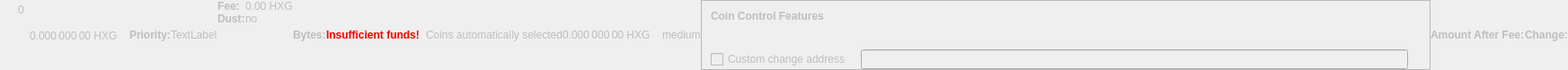
    <widget class="QWidget" name="dummyHideWidget" native="true">
     <property name="enabled">
      <bool>false</bool>
     </property>
     <property name="maximumSize">
      <size>
       <width>100</width>
       <height>22</height>
      </size>
     </property>
     <layout class="QHBoxLayout" name="dummyHideLayout">
      <property name="spacing">
       <number>0</number>
      </property>
      <property name="margin">
       <number>0</number>
      </property>
      <item>
       <layout class="QFormLayout" name="formLayoutCoinControl1">
        <property name="horizontalSpacing">
         <number>10</number>
        </property>
        <property name="verticalSpacing">
         <number>14</number>
        </property>
        <property name="leftMargin">
         <number>10</number>
        </property>
        <property name="topMargin">
         <number>4</number>
        </property>
        <property name="rightMargin">
         <number>6</number>
        </property>
        <item row="0" column="1">
         <widget class="QLabel" name="labelCoinControlBytes">
          <property name="cursor">
           <cursorShape>IBeamCursor</cursorShape>
          </property>
          <property name="contextMenuPolicy">
           <enum>Qt::ActionsContextMenu</enum>
          </property>
          <property name="text">
           <string notr="true">0</string>
          </property>
          <property name="textInteractionFlags">
           <set>Qt::LinksAccessibleByMouse|Qt::TextSelectableByKeyboard|Qt::TextSelectableByMouse</set>
          </property>
         </widget>
        </item>
       </layout>
      </item>
      <item>
       <widget class="QLabel" name="labelCoinControlAfterFee">
        <property name="enabled">
         <bool>false</bool>
        </property>
        <property name="sizePolicy">
         <sizepolicy hsizetype="Fixed" vsizetype="Fixed">
          <horstretch>0</horstretch>
          <verstretch>0</verstretch>
         </sizepolicy>
        </property>
        <property name="minimumSize">
         <size>
          <width>111</width>
          <height>12</height>
         </size>
        </property>
        <property name="maximumSize">
         <size>
          <width>111</width>
          <height>12</height>
         </size>
        </property>
        <property name="cursor">
         <cursorShape>IBeamCursor</cursorShape>
        </property>
        <property name="contextMenuPolicy">
         <enum>Qt::ActionsContextMenu</enum>
        </property>
        <property name="text">
         <string notr="true">0.000 000 00 HXG</string>
        </property>
        <property name="textInteractionFlags">
         <set>Qt::LinksAccessibleByMouse|Qt::TextSelectableByKeyboard|Qt::TextSelectableByMouse</set>
        </property>
       </widget>
      </item>
      <item>
       <widget class="QLabel" name="labelCoinControlPriorityText">
        <property name="enabled">
         <bool>false</bool>
        </property>
        <property name="font">
         <font>
          <weight>75</weight>
          <bold>true</bold>
         </font>
        </property>
        <property name="text">
         <string>Priority:</string>
        </property>
       </widget>
      </item>
      <item>
       <layout class="QHBoxLayout" name="horizontalLayout">
        <item>
         <widget class="QLabel" name="WarningLabel">
          <property name="text">
           <string>TextLabel</string>
          </property>
         </widget>
        </item>
       </layout>
      </item>
      <item>
       <layout class="QFormLayout" name="formLayoutCoinControl3">
        <property name="horizontalSpacing">
         <number>0</number>
        </property>
        <property name="verticalSpacing">
         <number>0</number>
        </property>
        <property name="leftMargin">
         <number>0</number>
        </property>
        <property name="topMargin">
         <number>0</number>
        </property>
        <property name="rightMargin">
         <number>0</number>
        </property>
        <item row="0" column="0">
         <widget class="QLabel" name="labelCoinControlFeeText">
          <property name="enabled">
           <bool>false</bool>
          </property>
          <property name="font">
           <font>
            <weight>75</weight>
            <bold>true</bold>
           </font>
          </property>
          <property name="text">
           <string>Fee:</string>
          </property>
          <property name="margin">
           <number>0</number>
          </property>
         </widget>
        </item>
        <item row="0" column="1">
         <widget class="QLabel" name="labelCoinControlFee">
          <property name="enabled">
           <bool>false</bool>
          </property>
          <property name="cursor">
           <cursorShape>IBeamCursor</cursorShape>
          </property>
          <property name="contextMenuPolicy">
           <enum>Qt::ActionsContextMenu</enum>
          </property>
          <property name="text">
           <string notr="true">0.00 HXG</string>
          </property>
          <property name="textInteractionFlags">
           <set>Qt::LinksAccessibleByMouse|Qt::TextSelectableByKeyboard|Qt::TextSelectableByMouse</set>
          </property>
         </widget>
        </item>
        <item row="1" column="0">
         <widget class="QLabel" name="labelCoinControlLowOutputText">
          <property name="enabled">
           <bool>false</bool>
          </property>
          <property name="font">
           <font>
            <weight>75</weight>
            <bold>true</bold>
           </font>
          </property>
          <property name="text">
           <string>Dust:</string>
          </property>
         </widget>
        </item>
        <item row="1" column="1">
         <widget class="QLabel" name="labelCoinControlLowOutput">
          <property name="enabled">
           <bool>false</bool>
          </property>
          <property name="cursor">
           <cursorShape>IBeamCursor</cursorShape>
          </property>
          <property name="contextMenuPolicy">
           <enum>Qt::ActionsContextMenu</enum>
          </property>
          <property name="text">
           <string>no</string>
          </property>
          <property name="textInteractionFlags">
           <set>Qt::LinksAccessibleByMouse|Qt::TextSelectableByKeyboard|Qt::TextSelectableByMouse</set>
          </property>
         </widget>
        </item>
       </layout>
      </item>
      <item>
       <widget class="QLabel" name="labelCoinControlBytesText">
        <property name="enabled">
         <bool>false</bool>
        </property>
        <property name="font">
         <font>
          <weight>75</weight>
          <bold>true</bold>
         </font>
        </property>
        <property name="text">
         <string>Bytes:</string>
        </property>
       </widget>
      </item>
      <item>
       <layout class="QFormLayout" name="formLayoutCoinControl2">
        <property name="horizontalSpacing">
         <number>0</number>
        </property>
        <property name="verticalSpacing">
         <number>0</number>
        </property>
        <property name="leftMargin">
         <number>0</number>
        </property>
        <property name="topMargin">
         <number>0</number>
        </property>
        <property name="rightMargin">
         <number>0</number>
        </property>
       </layout>
      </item>
      <item>
       <layout class="QHBoxLayout" name="horizontalLayoutCoinControl2">
        <property name="spacing">
         <number>0</number>
        </property>
        <property name="bottomMargin">
         <number>0</number>
        </property>
       </layout>
      </item>
      <item>
       <widget class="QLabel" name="labelCoinControlInsuffFunds">
        <property name="enabled">
         <bool>false</bool>
        </property>
        <property name="minimumSize">
         <size>
          <width>0</width>
          <height>0</height>
         </size>
        </property>
        <property name="font">
         <font>
          <weight>75</weight>
          <bold>true</bold>
         </font>
        </property>
        <property name="styleSheet">
         <string notr="true">color:red;font-weight:bold;</string>
        </property>
        <property name="text">
         <string>Insufficient funds!</string>
        </property>
        <property name="margin">
         <number>5</number>
        </property>
       </widget>
      </item>
      <item>
       <layout class="QFormLayout" name="formLayoutCoinControl4">
        <property name="horizontalSpacing">
         <number>0</number>
        </property>
        <property name="verticalSpacing">
         <number>0</number>
        </property>
        <property name="leftMargin">
         <number>0</number>
        </property>
        <property name="topMargin">
         <number>0</number>
        </property>
        <property name="rightMargin">
         <number>0</number>
        </property>
       </layout>
      </item>
      <item>
       <widget class="QLabel" name="labelCoinControlChangeLabel">
        <property name="enabled">
         <bool>false</bool>
        </property>
        <property name="sizePolicy">
         <sizepolicy hsizetype="Preferred" vsizetype="Expanding">
          <horstretch>0</horstretch>
          <verstretch>0</verstretch>
         </sizepolicy>
        </property>
        <property name="minimumSize">
         <size>
          <width>0</width>
          <height>0</height>
         </size>
        </property>
        <property name="text">
         <string/>
        </property>
        <property name="margin">
         <number>3</number>
        </property>
       </widget>
      </item>
      <item>
       <widget class="QLabel" name="labelCoinControlAutomaticallySelected">
        <property name="enabled">
         <bool>false</bool>
        </property>
        <property name="sizePolicy">
         <sizepolicy hsizetype="Fixed" vsizetype="Fixed">
          <horstretch>0</horstretch>
          <verstretch>0</verstretch>
         </sizepolicy>
        </property>
        <property name="minimumSize">
         <size>
          <width>0</width>
          <height>0</height>
         </size>
        </property>
        <property name="maximumSize">
         <size>
          <width>240</width>
          <height>16777215</height>
         </size>
        </property>
        <property name="text">
         <string>Coins automatically selected</string>
        </property>
        <property name="margin">
         <number>5</number>
        </property>
       </widget>
      </item>
      <item>
       <widget class="QLabel" name="labelCoinControlChange">
        <property name="enabled">
         <bool>false</bool>
        </property>
        <property name="sizePolicy">
         <sizepolicy hsizetype="Fixed" vsizetype="Fixed">
          <horstretch>0</horstretch>
          <verstretch>0</verstretch>
         </sizepolicy>
        </property>
        <property name="minimumSize">
         <size>
          <width>111</width>
          <height>0</height>
         </size>
        </property>
        <property name="maximumSize">
         <size>
          <width>111</width>
          <height>16777215</height>
         </size>
        </property>
        <property name="cursor">
         <cursorShape>IBeamCursor</cursorShape>
        </property>
        <property name="contextMenuPolicy">
         <enum>Qt::ActionsContextMenu</enum>
        </property>
        <property name="text">
         <string notr="true">0.000 000 00 HXG</string>
        </property>
        <property name="textInteractionFlags">
         <set>Qt::LinksAccessibleByMouse|Qt::TextSelectableByKeyboard|Qt::TextSelectableByMouse</set>
        </property>
       </widget>
      </item>
      <item>
       <widget class="QLabel" name="labelCoinControlPriority">
        <property name="enabled">
         <bool>false</bool>
        </property>
        <property name="cursor">
         <cursorShape>IBeamCursor</cursorShape>
        </property>
        <property name="contextMenuPolicy">
         <enum>Qt::ActionsContextMenu</enum>
        </property>
        <property name="text">
         <string>medium</string>
        </property>
        <property name="textInteractionFlags">
         <set>Qt::LinksAccessibleByMouse|Qt::TextSelectableByKeyboard|Qt::TextSelectableByMouse</set>
        </property>
       </widget>
      </item>
      <item>
       <widget class="QFrame" name="frameCoinControl">
        <property name="sizePolicy">
         <sizepolicy hsizetype="Expanding" vsizetype="Expanding">
          <horstretch>0</horstretch>
          <verstretch>0</verstretch>
         </sizepolicy>
        </property>
        <property name="maximumSize">
         <size>
          <width>16777215</width>
          <height>16777215</height>
         </size>
        </property>
        <property name="frameShape">
         <enum>QFrame::StyledPanel</enum>
        </property>
        <property name="frameShadow">
         <enum>QFrame::Sunken</enum>
        </property>
        <layout class="QVBoxLayout" name="verticalLayoutCoinControl2_2">
         <property name="spacing">
          <number>0</number>
         </property>
         <property name="margin">
          <number>0</number>
         </property>
         <item>
          <layout class="QVBoxLayout" name="verticalLayoutCoinControl" stretch="0,0,0,1">
           <property name="spacing">
            <number>0</number>
           </property>
           <property name="leftMargin">
            <number>10</number>
           </property>
           <property name="topMargin">
            <number>10</number>
           </property>
           <item>
            <layout class="QHBoxLayout" name="horizontalLayoutCoinControl1">
             <property name="bottomMargin">
              <number>15</number>
             </property>
             <item>
              <widget class="QLabel" name="labelCoinControlFeatures">
               <property name="enabled">
                <bool>false</bool>
               </property>
               <property name="sizePolicy">
                <sizepolicy hsizetype="Preferred" vsizetype="Maximum">
                 <horstretch>0</horstretch>
                 <verstretch>0</verstretch>
                </sizepolicy>
               </property>
               <property name="font">
                <font>
                 <weight>75</weight>
                 <bold>true</bold>
                </font>
               </property>
               <property name="styleSheet">
                <string notr="true">font-weight:bold;</string>
               </property>
               <property name="text">
                <string>Coin Control Features</string>
               </property>
              </widget>
             </item>
            </layout>
           </item>
           <item>
            <widget class="QWidget" name="widgetCoinControl" native="true">
             <property name="sizePolicy">
              <sizepolicy hsizetype="Preferred" vsizetype="Preferred">
               <horstretch>0</horstretch>
               <verstretch>0</verstretch>
              </sizepolicy>
             </property>
             <property name="minimumSize">
              <size>
               <width>0</width>
               <height>0</height>
              </size>
             </property>
             <property name="styleSheet">
              <string notr="true"/>
             </property>
             <layout class="QHBoxLayout" name="horizontalLayoutCoinControl5_2">
              <property name="margin">
               <number>0</number>
              </property>
              <item>
               <layout class="QHBoxLayout" name="horizontalLayoutCoinControl3">
                <property name="spacing">
                 <number>20</number>
                </property>
                <property name="topMargin">
                 <number>0</number>
                </property>
                <property name="bottomMargin">
                 <number>10</number>
                </property>
               </layout>
              </item>
             </layout>
            </widget>
           </item>
           <item>
            <layout class="QHBoxLayout" name="horizontalLayoutCoinControl4" stretch="0,0,0">
             <property name="spacing">
              <number>12</number>
             </property>
             <property name="sizeConstraint">
              <enum>QLayout::SetDefaultConstraint</enum>
             </property>
             <property name="topMargin">
              <number>5</number>
             </property>
             <property name="rightMargin">
              <number>5</number>
             </property>
             <item>
              <widget class="QCheckBox" name="checkBoxCoinControlChange">
               <property name="enabled">
                <bool>false</bool>
               </property>
               <property name="toolTip">
                <string>If this is activated, but the change address is empty or invalid, change will be sent to a newly generated address.</string>
               </property>
               <property name="text">
                <string>Custom change address</string>
               </property>
              </widget>
             </item>
             <item>
              <widget class="QValidatedLineEdit" name="lineEditCoinControlChange">
               <property name="enabled">
                <bool>false</bool>
               </property>
               <property name="sizePolicy">
                <sizepolicy hsizetype="Expanding" vsizetype="Fixed">
                 <horstretch>0</horstretch>
                 <verstretch>0</verstretch>
                </sizepolicy>
               </property>
              </widget>
             </item>
             <item>
              <widget class="QLabel" name="labelCoinControlChangeLabel_2">
               <property name="sizePolicy">
                <sizepolicy hsizetype="Preferred" vsizetype="Expanding">
                 <horstretch>0</horstretch>
                 <verstretch>0</verstretch>
                </sizepolicy>
               </property>
               <property name="minimumSize">
                <size>
                 <width>0</width>
                 <height>0</height>
                </size>
               </property>
               <property name="text">
                <string/>
               </property>
               <property name="margin">
                <number>3</number>
               </property>
              </widget>
             </item>
            </layout>
           </item>
           <item>
            <spacer name="verticalSpacerCoinControl">
             <property name="orientation">
              <enum>Qt::Vertical</enum>
             </property>
             <property name="sizeHint" stdset="0">
              <size>
               <width>800</width>
               <height>1</height>
              </size>
             </property>
            </spacer>
           </item>
          </layout>
         </item>
        </layout>
       </widget>
      </item>
      <item>
       <widget class="QLabel" name="labelCoinControlAfterFeeText">
        <property name="enabled">
         <bool>false</bool>
        </property>
        <property name="minimumSize">
         <size>
          <width>0</width>
          <height>0</height>
         </size>
        </property>
        <property name="maximumSize">
         <size>
          <width>16777215</width>
          <height>16777215</height>
         </size>
        </property>
        <property name="font">
         <font>
          <weight>75</weight>
          <bold>true</bold>
         </font>
        </property>
        <property name="text">
         <string>Amount After Fee:</string>
        </property>
        <property name="alignment">
         <set>Qt::AlignLeading|Qt::AlignLeft|Qt::AlignVCenter</set>
        </property>
        <property name="margin">
         <number>0</number>
        </property>
       </widget>
      </item>
      <item>
       <widget class="QLabel" name="labelCoinControlChangeText">
        <property name="enabled">
         <bool>false</bool>
        </property>
        <property name="sizePolicy">
         <sizepolicy hsizetype="Preferred" vsizetype="Preferred">
          <horstretch>0</horstretch>
          <verstretch>0</verstretch>
         </sizepolicy>
        </property>
        <property name="minimumSize">
         <size>
          <width>0</width>
          <height>0</height>
         </size>
        </property>
        <property name="maximumSize">
         <size>
          <width>16777215</width>
          <height>16777215</height>
         </size>
        </property>
        <property name="font">
         <font>
          <weight>75</weight>
          <bold>true</bold>
         </font>
        </property>
        <property name="text">
         <string>Change:</string>
        </property>
        <property name="alignment">
         <set>Qt::AlignLeading|Qt::AlignLeft|Qt::AlignVCenter</set>
        </property>
       </widget>
      </item>
     </layout>
    </widget>
